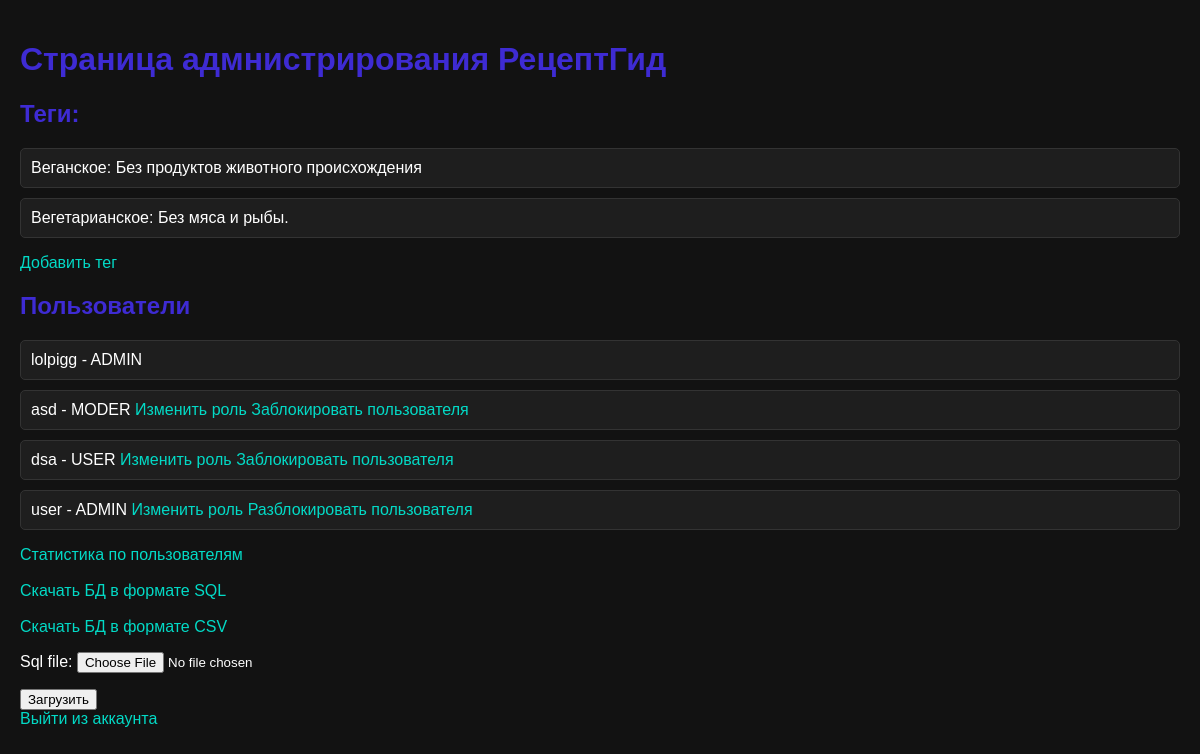
/admin_home/ (signed in), run on the app's committed database.
### main_app/models.py (models this page shows, shortened)
class Tag(models.Model):
    name = models.CharField(max_length=255)
    description = models.TextField()

class User(AbstractUser):
    description = models.TextField(blank=True, null=True)
    photo = models.ImageField(upload_to='user_photos/', blank=True, null=True)
    date_of_birth = models.DateField(blank=True, null=True)
    rating = models.FloatField(default=0.0)
    deletion_reason = models.TextField(blank=True, null=True)
    role = models.TextField(default="USER")

### main_app/views.py (the view)
# urls.py: path('admin_home/', admin_home, name='admin_home'),
@login_required(login_url='login')
def admin_home(request):
    if adm(request):
        tags = Tag.objects.all()
        users = User.objects.all()
        sql_form = UploadSQLFileForm()
        return render(request, 'admin/home.html', {'tags': tags, 'users': users, 'sql_form': sql_form})
    else:
        return redirect('page_404')

### main_app/forms.py
class UploadSQLFileForm(forms.Form):
    sql_file = forms.FileField()
    labels = {
        'sql_file': 'Файл БД с расширением .sql'
    }

### main_app/views.py (called while the page is built)
def adm(request):
    try:
        bool = request.user.role == "ADMIN"
        return bool
    except:
        return False

### templates/admin/home.html (shortened to what this page needs)
<!DOCTYPE html>
<html lang="en">
{% load static %}
<head>
    <link rel="stylesheet" href="{% static 'styles/admin.css' %}">
</head>
<body>
    <h1>Страница адмнистрирования РецептГид</h1>
    <h2>Теги:</h2>
    <ul>
        {% for tag in tags %}
            <li>{{ tag.name }}: {{ tag.description }}</li>
        {% endfor %}
    </ul>
    <a href="{% url 'add_tag' %}">Добавить тег</a>
    <h2>Пользователи</h2>
    <ul>
        {% for user in users %}
            <li>{{ user.username }} - {{ user.role }}
                {% if request.user.id != user.id %}
                    <a href="{% url 'change_user_role' user.id %}">Изменить роль</a>
                    {% if user.deletion_reason != '' and user.deletion_reason is not None %}
                        <a href="{% url 'undelete_user' user.id %}">Разблокировать пользователя</a>
                    {% else %}
                        <a href="{% url 'delete_user' user.id %}">Заблокировать пользователя</a>
                    {% endif %}
                {% endif %}
            </li>
        {% endfor %}
    </ul>
    <a href="{% url 'statistics' %}" target="_blank" rel="noopener noreferrer">Статистика по пользователям</a><br><br>
    <a href="{% url 'backup_sql' %}" target="_blank" rel="noopener noreferrer">Скачать БД в формате SQL</a><br><br>
    <a href="{% url 'backup_csv' %}" target="_blank" rel="noopener noreferrer">Скачать БД в формате CSV</a>
    <form method="post" action="{% url 'upload_sql_file' %}" enctype="multipart/form-data">
        {{ sql_form.as_p }}
        <button type="submit">Загрузить</button>
    </form>
    <a href="{% url 'logout' %}">Выйти из аккаунта</a>
</body>
</html>

### main_app/static/styles/admin.css (style rules this page uses)
body { background-color: #121212; color: #ffffff; font-family: Arial, sans-serif; margin: 0; padding: 20px; }
h1, h2 { color: #3e2bd3; }
a { color: #03dac6; text-decoration: none; }
ul { list-style-type: none; padding: 0; }
li { margin: 10px 0; padding: 10px; border: 1px solid #333; border-radius: 5px; background-color: #1e1e1e; }

### data on the page
Tag: name "Веганское", description "Без продуктов животного происхождения"
Tag: name "Вегетарианское", description "Без мяса и рыбы."
User: username "lolpigg", role "ADMIN"
User: username "asd", role "MODER", shows "Изменить роль", deletion_reason "Заблокировать пользователя"
User: username "dsa", role "USER", shows "Изменить роль", shows "Заблокировать пользователя"
User: username "user", role "ADMIN", shows "Изменить роль", shows "Разблокировать пользователя"
